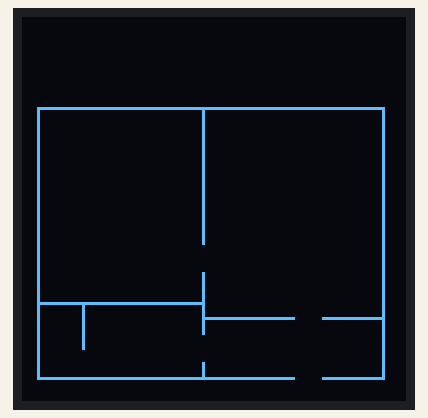
Recording of a sketch running on a simulated Arduino Uno, built with avr-gcc and run on an emulated ATmega328P. Parts: 128×128 one-colour display.

Above: at 0.3 s.

The sketch:

display_apartment.ino
```cpp
#include <Arduino.h>
#include <U8g2lib.h>
#include <Wire.h>

// Initialize SH1107 128x128 OLED Display
U8G2_SH1107_128X128_1_HW_I2C u8g2(U8G2_R0); // Hardware I2C, no rotation

// Define walls as tuples of start and end points
const int num_walls = 13; // Adjust based on number of walls
const int walls[num_walls][2][2] = {
    {{5, 30}, {5, 120}},   // Left vertical wall
    {{120, 30}, {120, 120}}, // Right vertical wall
    {{5, 120}, {90, 120}}, // Bottom horizontal wall
    {{100, 120}, {120, 120}},
    {{60, 30}, {60, 75}},
    {{60, 85}, {60, 105}}, // A middle vertical wall
    {{60, 100}, {90, 100}},
    {{100, 100}, {120, 100}},
    {{60, 30}, {120, 30}},
    {{60, 30}, {5, 30}},
    {{60, 95}, {5, 95}},
    {{60, 115}, {60, 120}},
    {{20, 95}, {20, 110}}
};

// Function to draw a straight line using Manhattan distance
void drawWall(int x1, int y1, int x2, int y2) {
    int dx = (x2 > x1) ? 1 : (x2 < x1) ? -1 : 0; // Determine x direction
    int dy = (y2 > y1) ? 1 : (y2 < y1) ? -1 : 0; // Determine y direction

    int x = x1, y = y1;
    while (x != x2 || y != y2) {
        u8g2.drawPixel(x, y);
        if (x != x2) x += dx; // Move horizontally if needed
        if (y != y2) y += dy; // Move vertically if needed
    }
    u8g2.drawPixel(x2, y2); // Draw last pixel
}

void setup() {
    u8g2.begin();  // Start the display
    u8g2.setContrast(255); // Max brightness
}

void loop() {
    u8g2.firstPage();
    do {
        // Draw all walls from tuple list
        for (int i = 0; i < num_walls; i++) {
            drawWall(walls[i][0][0], walls[i][0][1], walls[i][1][0], walls[i][1][1]);
        }
    } while (u8g2.nextPage()); // Update the display
}
```
